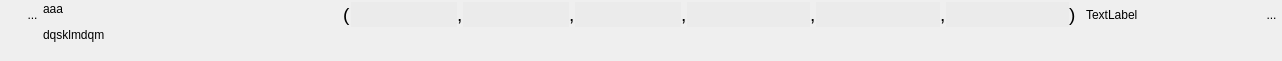
<?xml version="1.0" encoding="UTF-8"?>
<ui version="4.0">
 <class>WidgetTuple6</class>
 <widget class="QWidget" name="WidgetTuple6">
  <property name="geometry">
   <rect>
    <x>0</x>
    <y>0</y>
    <width>1282</width>
    <height>61</height>
   </rect>
  </property>
  <property name="sizePolicy">
   <sizepolicy hsizetype="Preferred" vsizetype="Minimum">
    <horstretch>0</horstretch>
    <verstretch>0</verstretch>
   </sizepolicy>
  </property>
  <property name="minimumSize">
   <size>
    <width>0</width>
    <height>0</height>
   </size>
  </property>
  <property name="windowTitle">
   <string>Form</string>
  </property>
  <layout class="QHBoxLayout" name="horizontalLayout_3">
   <property name="spacing">
    <number>0</number>
   </property>
   <property name="leftMargin">
    <number>1</number>
   </property>
   <property name="topMargin">
    <number>2</number>
   </property>
   <property name="rightMargin">
    <number>0</number>
   </property>
   <property name="bottomMargin">
    <number>2</number>
   </property>
   <item>
    <layout class="QVBoxLayout" name="verticalLayout_2">
     <property name="spacing">
      <number>0</number>
     </property>
     <item>
      <layout class="QHBoxLayout" name="horizontalLayout_2">
       <property name="spacing">
        <number>0</number>
       </property>
       <property name="sizeConstraint">
        <enum>QLayout::SetFixedSize</enum>
       </property>
       <item>
        <spacer name="horizontalSpacer_3">
         <property name="orientation">
          <enum>Qt::Horizontal</enum>
         </property>
         <property name="sizeType">
          <enum>QSizePolicy::Fixed</enum>
         </property>
         <property name="sizeHint" stdset="0">
          <size>
           <width>21</width>
           <height>20</height>
          </size>
         </property>
        </spacer>
       </item>
       <item>
        <widget class="MonBoutonValide" name="RBValide">
         <property name="minimumSize">
          <size>
           <width>21</width>
           <height>25</height>
          </size>
         </property>
         <property name="maximumSize">
          <size>
           <width>21</width>
           <height>25</height>
          </size>
         </property>
         <property name="focusPolicy">
          <enum>Qt::ClickFocus</enum>
         </property>
         <property name="toolTip">
          <string>Affiche le rapport de validation du mot-clef</string>
         </property>
         <property name="styleSheet">
          <string notr="true">border : 0px</string>
         </property>
         <property name="text">
          <string>...</string>
         </property>
         <property name="icon">
          <iconset>
           <normaloff>../Editeur/icons/ast-green-ball.png</normaloff>../Editeur/icons/ast-green-ball.png</iconset>
         </property>
         <property name="iconSize">
          <size>
           <width>25</width>
           <height>25</height>
          </size>
         </property>
        </widget>
       </item>
      </layout>
     </item>
     <item>
      <spacer name="verticalSpacer_2">
       <property name="orientation">
        <enum>Qt::Vertical</enum>
       </property>
       <property name="sizeHint" stdset="0">
        <size>
         <width>20</width>
         <height>5</height>
        </size>
       </property>
      </spacer>
     </item>
    </layout>
   </item>
   <item>
    <widget class="MonLabelClic" name="label">
     <property name="sizePolicy">
      <sizepolicy hsizetype="Fixed" vsizetype="Preferred">
       <horstretch>0</horstretch>
       <verstretch>0</verstretch>
      </sizepolicy>
     </property>
     <property name="minimumSize">
      <size>
       <width>300</width>
       <height>25</height>
      </size>
     </property>
     <property name="maximumSize">
      <size>
       <width>178</width>
       <height>16777215</height>
      </size>
     </property>
     <property name="frameShape">
      <enum>QFrame::NoFrame</enum>
     </property>
     <property name="text">
      <string>&lt;html&gt;&lt;head/&gt;&lt;body&gt;&lt;p&gt;aaa&lt;/p&gt;&lt;p&gt;dqsklmdqm&lt;/p&gt;&lt;/body&gt;&lt;/html&gt;</string>
     </property>
     <property name="scaledContents">
      <bool>false</bool>
     </property>
     <property name="alignment">
      <set>Qt::AlignLeading|Qt::AlignLeft|Qt::AlignTop</set>
     </property>
    </widget>
   </item>
   <item>
    <layout class="QVBoxLayout" name="verticalLayout">
     <item>
      <layout class="QHBoxLayout" name="horizontalLayout">
       <item>
        <widget class="QLabel" name="label_2">
         <property name="text">
          <string>&lt;html&gt;&lt;head/&gt;&lt;body&gt;&lt;p&gt;&lt;span style=&quot; font-size:14pt;&quot;&gt;(&lt;/span&gt;&lt;/p&gt;&lt;/body&gt;&lt;/html&gt;</string>
         </property>
        </widget>
       </item>
       <item>
        <widget class="QLineEdit" name="lineEditVal1">
         <property name="sizePolicy">
          <sizepolicy hsizetype="Preferred" vsizetype="Fixed">
           <horstretch>0</horstretch>
           <verstretch>0</verstretch>
          </sizepolicy>
         </property>
         <property name="minimumSize">
          <size>
           <width>0</width>
           <height>25</height>
          </size>
         </property>
         <property name="maximumSize">
          <size>
           <width>805</width>
           <height>16777215</height>
          </size>
         </property>
         <property name="styleSheet">
          <string notr="true">background:rgb(235,235,235);
border:0px;</string>
         </property>
        </widget>
       </item>
       <item>
        <widget class="QLabel" name="label_4">
         <property name="text">
          <string>&lt;html&gt;&lt;head/&gt;&lt;body&gt;&lt;p&gt;&lt;span style=&quot; font-size:14pt;&quot;&gt;,&lt;/span&gt;&lt;/p&gt;&lt;/body&gt;&lt;/html&gt;</string>
         </property>
        </widget>
       </item>
       <item>
        <widget class="QLineEdit" name="lineEditVal2">
         <property name="sizePolicy">
          <sizepolicy hsizetype="Preferred" vsizetype="Fixed">
           <horstretch>0</horstretch>
           <verstretch>0</verstretch>
          </sizepolicy>
         </property>
         <property name="minimumSize">
          <size>
           <width>0</width>
           <height>25</height>
          </size>
         </property>
         <property name="maximumSize">
          <size>
           <width>805</width>
           <height>16777215</height>
          </size>
         </property>
         <property name="focusPolicy">
          <enum>Qt::StrongFocus</enum>
         </property>
         <property name="styleSheet">
          <string notr="true">background:rgb(235,235,235);
border:0px;</string>
         </property>
        </widget>
       </item>
       <item>
        <widget class="QLabel" name="label_3">
         <property name="text">
          <string>&lt;html&gt;&lt;head/&gt;&lt;body&gt;&lt;p&gt;&lt;span style=&quot; font-size:14pt;&quot;&gt;,&lt;/span&gt;&lt;/p&gt;&lt;/body&gt;&lt;/html&gt;</string>
         </property>
        </widget>
       </item>
       <item>
        <widget class="QLineEdit" name="lineEditVal3">
         <property name="sizePolicy">
          <sizepolicy hsizetype="Preferred" vsizetype="Fixed">
           <horstretch>0</horstretch>
           <verstretch>0</verstretch>
          </sizepolicy>
         </property>
         <property name="minimumSize">
          <size>
           <width>0</width>
           <height>25</height>
          </size>
         </property>
         <property name="maximumSize">
          <size>
           <width>805</width>
           <height>16777215</height>
          </size>
         </property>
         <property name="focusPolicy">
          <enum>Qt::StrongFocus</enum>
         </property>
         <property name="styleSheet">
          <string notr="true">background:rgb(235,235,235);
border:0px;</string>
         </property>
        </widget>
       </item>
       <item>
        <widget class="QLabel" name="label_8">
         <property name="text">
          <string>&lt;html&gt;&lt;head/&gt;&lt;body&gt;&lt;p&gt;&lt;span style=&quot; font-size:14pt;&quot;&gt;,&lt;/span&gt;&lt;/p&gt;&lt;/body&gt;&lt;/html&gt;</string>
         </property>
        </widget>
       </item>
       <item>
        <widget class="QLineEdit" name="lineEditVal4">
         <property name="sizePolicy">
          <sizepolicy hsizetype="Expanding" vsizetype="Fixed">
           <horstretch>0</horstretch>
           <verstretch>0</verstretch>
          </sizepolicy>
         </property>
         <property name="minimumSize">
          <size>
           <width>0</width>
           <height>25</height>
          </size>
         </property>
         <property name="maximumSize">
          <size>
           <width>10000</width>
           <height>16777215</height>
          </size>
         </property>
         <property name="focusPolicy">
          <enum>Qt::StrongFocus</enum>
         </property>
         <property name="styleSheet">
          <string notr="true">background:rgb(235,235,235);
border:0px;</string>
         </property>
        </widget>
       </item>
       <item>
        <widget class="QLabel" name="label_9">
         <property name="text">
          <string>&lt;html&gt;&lt;head/&gt;&lt;body&gt;&lt;p&gt;&lt;span style=&quot; font-size:14pt;&quot;&gt;,&lt;/span&gt;&lt;/p&gt;&lt;/body&gt;&lt;/html&gt;</string>
         </property>
        </widget>
       </item>
       <item>
        <widget class="QLineEdit" name="lineEditVal5">
         <property name="sizePolicy">
          <sizepolicy hsizetype="Expanding" vsizetype="Fixed">
           <horstretch>0</horstretch>
           <verstretch>0</verstretch>
          </sizepolicy>
         </property>
         <property name="minimumSize">
          <size>
           <width>0</width>
           <height>25</height>
          </size>
         </property>
         <property name="maximumSize">
          <size>
           <width>10000</width>
           <height>16777215</height>
          </size>
         </property>
         <property name="focusPolicy">
          <enum>Qt::StrongFocus</enum>
         </property>
         <property name="styleSheet">
          <string notr="true">background:rgb(235,235,235);
border:0px;</string>
         </property>
        </widget>
       </item>
       <item>
        <widget class="QLabel" name="label_10">
         <property name="text">
          <string>&lt;html&gt;&lt;head/&gt;&lt;body&gt;&lt;p&gt;&lt;span style=&quot; font-size:14pt;&quot;&gt;,&lt;/span&gt;&lt;/p&gt;&lt;/body&gt;&lt;/html&gt;</string>
         </property>
        </widget>
       </item>
       <item>
        <widget class="QLineEdit" name="lineEditVal6">
         <property name="sizePolicy">
          <sizepolicy hsizetype="Expanding" vsizetype="Fixed">
           <horstretch>0</horstretch>
           <verstretch>0</verstretch>
          </sizepolicy>
         </property>
         <property name="minimumSize">
          <size>
           <width>0</width>
           <height>25</height>
          </size>
         </property>
         <property name="maximumSize">
          <size>
           <width>10000</width>
           <height>16777215</height>
          </size>
         </property>
         <property name="focusPolicy">
          <enum>Qt::StrongFocus</enum>
         </property>
         <property name="styleSheet">
          <string notr="true">background:rgb(235,235,235);
border:0px;</string>
         </property>
        </widget>
       </item>
       <item>
        <widget class="QLabel" name="label_5">
         <property name="text">
          <string>&lt;html&gt;&lt;head/&gt;&lt;body&gt;&lt;p&gt;&lt;span style=&quot; font-size:14pt;&quot;&gt;)&lt;/span&gt;&lt;/p&gt;&lt;/body&gt;&lt;/html&gt;</string>
         </property>
        </widget>
       </item>
       <item>
        <spacer name="horizontalSpacer_2">
         <property name="orientation">
          <enum>Qt::Horizontal</enum>
         </property>
         <property name="sizeType">
          <enum>QSizePolicy::Fixed</enum>
         </property>
         <property name="sizeHint" stdset="0">
          <size>
           <width>10</width>
           <height>20</height>
          </size>
         </property>
        </spacer>
       </item>
       <item>
        <widget class="QLabel" name="lineEditUnite">
         <property name="text">
          <string>TextLabel</string>
         </property>
        </widget>
       </item>
       <item>
        <spacer name="horizontalSpacer">
         <property name="orientation">
          <enum>Qt::Horizontal</enum>
         </property>
         <property name="sizeHint" stdset="0">
          <size>
           <width>40</width>
           <height>20</height>
          </size>
         </property>
        </spacer>
       </item>
       <item>
        <widget class="QToolButton" name="RBPoubelle">
         <property name="minimumSize">
          <size>
           <width>21</width>
           <height>25</height>
          </size>
         </property>
         <property name="maximumSize">
          <size>
           <width>21</width>
           <height>25</height>
          </size>
         </property>
         <property name="focusPolicy">
          <enum>Qt::ClickFocus</enum>
         </property>
         <property name="toolTip">
          <string>Détruit le mot-clef</string>
         </property>
         <property name="styleSheet">
          <string notr="true">border : 0px</string>
         </property>
         <property name="text">
          <string>...</string>
         </property>
         <property name="icon">
          <iconset>
           <normaloff>../Editeur/icons/deleteRond.png</normaloff>../Editeur/icons/deleteRond.png</iconset>
         </property>
         <property name="iconSize">
          <size>
           <width>25</width>
           <height>25</height>
          </size>
         </property>
        </widget>
       </item>
      </layout>
     </item>
     <item>
      <spacer name="verticalSpacer">
       <property name="orientation">
        <enum>Qt::Vertical</enum>
       </property>
       <property name="sizeHint" stdset="0">
        <size>
         <width>20</width>
         <height>13</height>
        </size>
       </property>
      </spacer>
     </item>
    </layout>
   </item>
  </layout>
 </widget>
 <customwidgets>
  <customwidget>
   <class>MonBoutonValide</class>
   <extends>QToolButton</extends>
   <header>InterfaceGUI.QT5.monBoutonValide.h</header>
  </customwidget>
  <customwidget>
   <class>MonLabelClic</class>
   <extends>QLabel</extends>
   <header>InterfaceGUI.QT5.monLabelClic.h</header>
  </customwidget>
 </customwidgets>
 <resources/>
 <connections/>
</ui>
